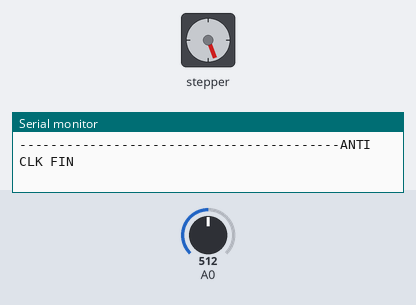
Bench run of a sketch on a simulated Arduino Uno, built with avr-gcc and run on an emulated ATmega328P. Parts: stepper motor, the last lines printed to the serial monitor. Wiring (inferred from the names in the program): stepper motor driver (200 steps per turn assumed): step pin 16; direction pin 17. The inputs (shaded band) are chosen by the test bench; at power-on: A0 = 512.

Above: at 1.2 s.
1.3 s: A0 set to 306
At 2.2 s:
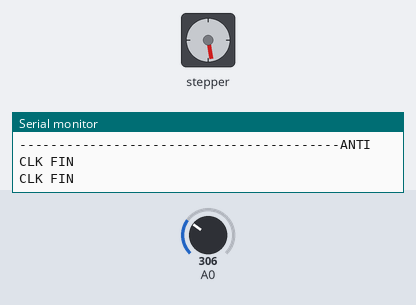
2.8 s: A0 set to 0
At 3.6 s:
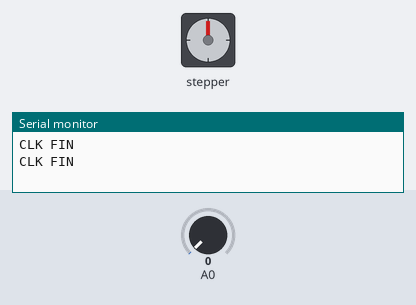
4.4 s: A0 set to 900
At 5.4 s:
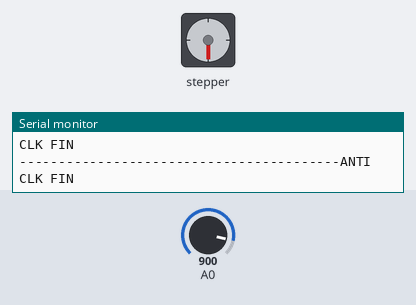
6.2 s: A0 set to 1023
At 7.1 s:
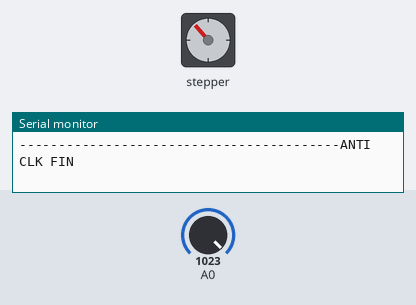
Timing chart, 0 to 8.7 s (numbered marks = the images above; inputs shaded):
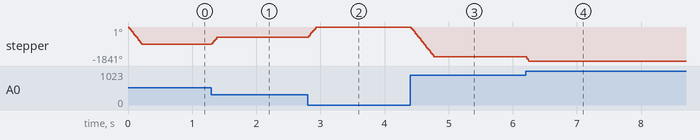

Measured:
- after the input at 1.3 s, stepper: turns 371° clockwise, starting at once
- after the input at 2.8 s, stepper: turns 550° clockwise in 0.13 s, starting at once
- after the input at 4.4 s, stepper: turns 1620° counter-clockwise in 0.37 s, starting at once
- after the input at 6.2 s, stepper: turns 221° counter-clockwise, starting at once
- by itself, stepper: turns 921° counter-clockwise in 0.19 s

The sketch:

onestepperandknob.ino
```cpp
int previous = 0;
int stepPin =16;
int dirPin = 17;
int delta_step=0;
int val = 0;
int nb_step =0;


#define DELAY 200

void setup() {
  // put your setup code here, to run once:

  pinMode(stepPin,OUTPUT);
  pinMode(dirPin,OUTPUT);
  pinMode(A0,INPUT);
  Serial.begin(115200);
}

void loop() {
  // put your main code here, to run repeatedly:

  val = analogRead(A0);
  delta_step= val-previous;
  previous=val;
  nb_step=abs(delta_step);


  if(delta_step<0){


    for(int x = 0; x < nb_step; x++) {

    digitalWrite(dirPin,HIGH);

    digitalWrite(stepPin,HIGH);
    delayMicroseconds(DELAY);
    digitalWrite(stepPin,LOW);
    delayMicroseconds(DELAY);

    }

    Serial.println("CLK FIN");

  }

  if(delta_step>0){

    for(int x = 0; x < nb_step; x++) {

    digitalWrite(dirPin,LOW);

    digitalWrite(stepPin,HIGH);
    delayMicroseconds(DELAY);    // by changing this time delay between the steps we can change the rotation speed
    digitalWrite(stepPin,LOW);
    delayMicroseconds(DELAY);

    }
    Serial.println("-----------------------------------------ANTI CLK FIN");

  }


}
```
